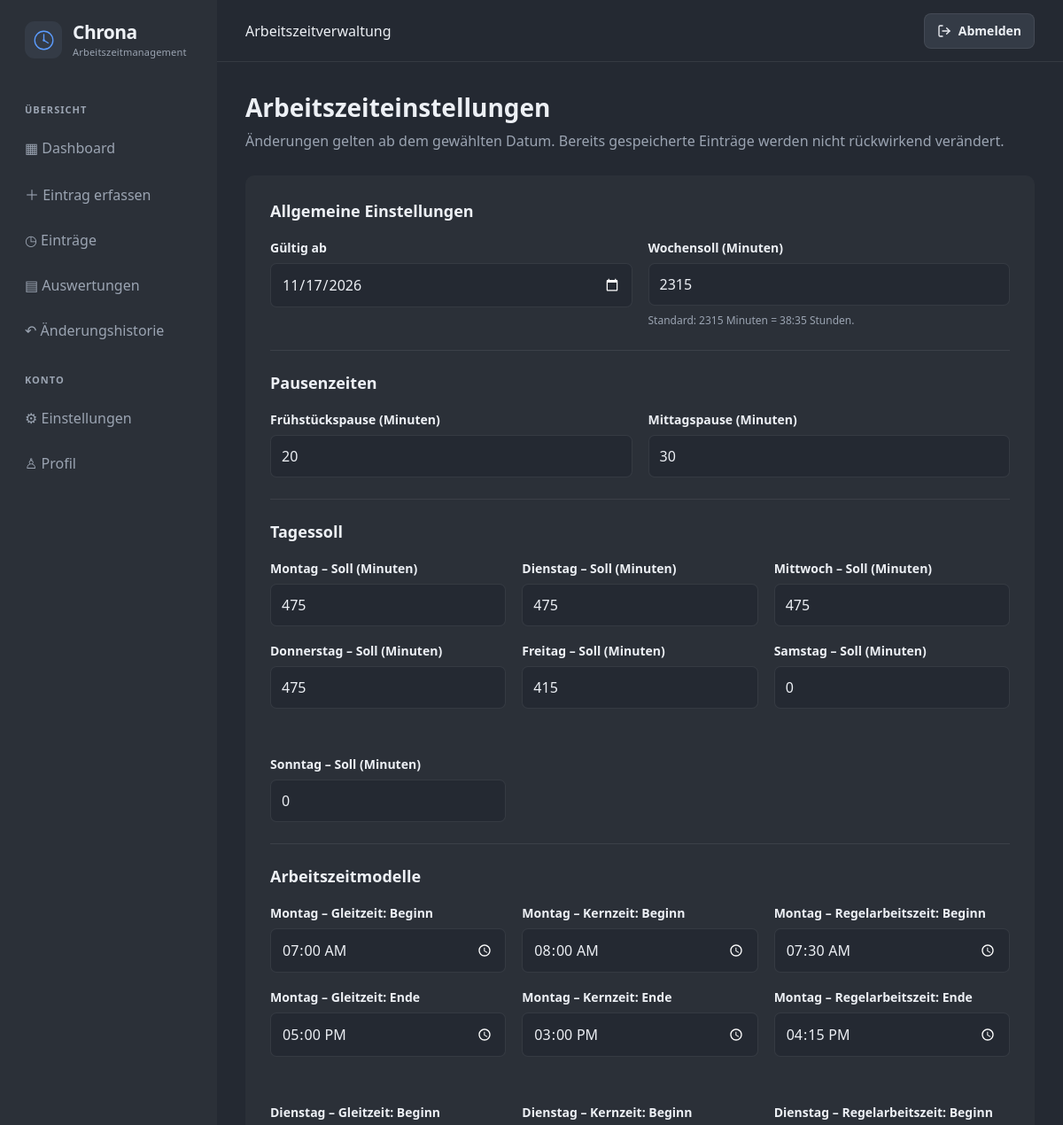
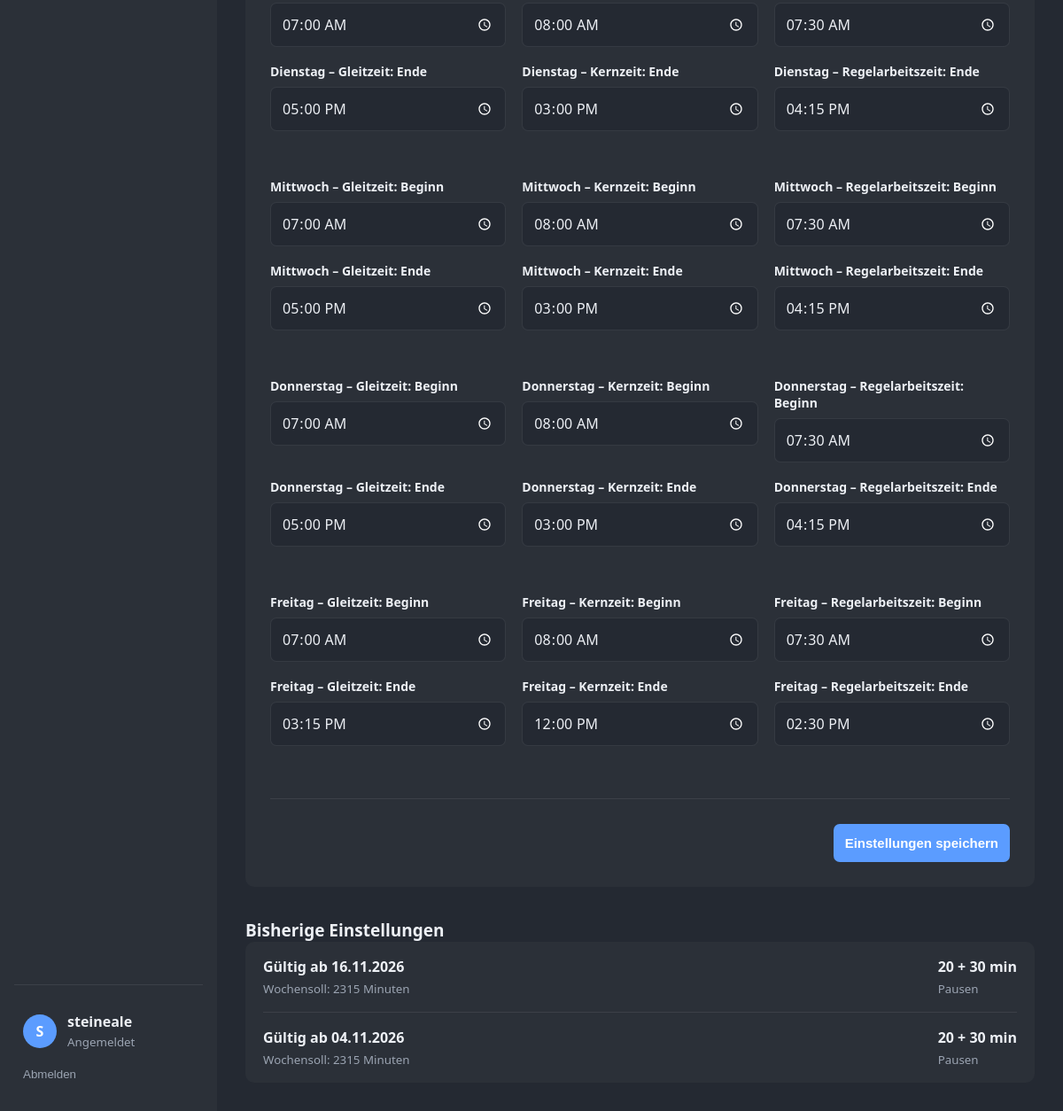
The app's page /einstellungen/ (signed in) with its own data (2 pictures, top to bottom).
### arbeitszeit/models.py (models this page shows, shortened)
class ArbeitszeitEinstellung(models.Model):
    benutzer = models.ForeignKey(
        settings.AUTH_USER_MODEL,
        on_delete=models.CASCADE,
        related_name="arbeitszeit_einstellungen",
    )
    gueltig_ab = models.DateField()
    wochen_soll = models.PositiveIntegerField(default=2315)
    tages_soll = models.JSONField(default=standard_tages_soll)
    fruehstueckspause = models.PositiveIntegerField(default=20)
    mittagspause = models.PositiveIntegerField(default=30)
    zeiten = models.JSONField(default=standard_arbeitszeiten)
    erstellt_am = models.DateTimeField(auto_now_add=True)
    class Meta:
        ordering = ["-gueltig_ab"]
        constraints = [
            UniqueConstraint(
                fields=["benutzer", "gueltig_ab"],
                name="einstellung_pro_benutzer_und_stichtag",
            )
        ]

### arbeitszeit/views.py (the view)
# urls.py: path("einstellungen/", views.einstellungen, name="einstellungen"),
@login_required
def einstellungen(request):
    aktuelle = einstellung_fuer_datum(request.user, timezone.localdate())
    if request.method == "POST":
        form = ArbeitszeitEinstellungForm(request.POST, einstellung=aktuelle)
        tages_initial = {
            f"tag_{tag}": (
                aktuelle.tages_soll.get(tag, 0) if aktuelle else
                {"0": 475, "1": 475, "2": 475, "3": 475, "4": 415, "5": 0, "6": 0}[tag]
            )
            for tag, _ in WOCHEN_TAGE
        }
        zeiten_initial = {}
        basis_zeiten = aktuelle.zeiten if aktuelle else {}
        for tag, _ in WOCHEN_TAGE[:5]:
            for modell, _ in ARBEITSZEIT_MODELLE:
                standard = (
                    basis_zeiten.get(tag, {}).get(modell)
                    or (
                        {"flex": ["07:00", "17:00"], "kern": ["08:00", "15:00"],
                         "regel": ["07:30", "16:15"]}
                        if tag != "4"
                        else {"flex": ["07:00", "15:15"], "kern": ["08:00", "12:00"],
                              "regel": ["07:30", "14:30"]}
                    )[modell]
                )
                zeiten_initial[f"{tag}_{modell}_start"] = standard[0]
                zeiten_initial[f"{tag}_{modell}_ende"] = standard[1]
        tages_form = TagesSollForm(request.POST, initial=tages_initial)
        zeiten_form = ArbeitszeitenForm(request.POST, initial=zeiten_initial)
        if form.is_valid() and tages_form.is_valid() and zeiten_form.is_valid():
            tages_soll = {
                tag: tages_form.cleaned_data[f"tag_{tag}"]
                for tag, _ in WOCHEN_TAGE
            }
            zeiten = {}
            for tag, _ in WOCHEN_TAGE[:5]:
                zeiten[tag] = {}
                for modell, _ in ARBEITSZEIT_MODELLE:
                    beginn = zeiten_form.cleaned_data[f"{tag}_{modell}_start"]
                    ende = zeiten_form.cleaned_data[f"{tag}_{modell}_ende"]
                    if beginn and ende and ende <= beginn:
                        zeiten_form.add_error(
                            f"{tag}_{modell}_ende",
                            "Das Ende muss nach dem Beginn liegen.",
                        )
                    elif bool(beginn) != bool(ende):
                        zeiten_form.add_error(
                            f"{tag}_{modell}_ende",
                            "Beginn und Ende müssen beide angegeben werden.",
                        )
                    zeiten[tag][modell] = [
                        beginn.strftime("%H:%M") if beginn else "",
                        ende.strftime("%H:%M") if ende else "",
                    ]
            if not zeiten_form.errors:
                gueltig_ab = form.cleaned_data["gueltig_ab"]
                _, created = ArbeitszeitEinstellung.objects.update_or_create(
                    benutzer=request.user,
                    gueltig_ab=gueltig_ab,
                    defaults={
                        "wochen_soll": form.cleaned_data["wochen_soll"],
                        "tages_soll": tages_soll,
                        "fruehstueckspause": form.cleaned_data["fruehstueckspause"],
                        "mittagspause": form.cleaned_data["mittagspause"],
                        "zeiten": zeiten,
                    },
                )
                messages.success(
                    request,
                    (
                        "Einstellungen wurden gespeichert und gelten ab dem gewählten Datum."
                        if created else
                        "Einstellungen für das gewählte Datum wurden aktualisiert."
                    ),
                )
                return redirect("einstellungen")
    else:
        initial = {
            "gueltig_ab": timezone.localdate(),
            "wochen_soll": aktuelle.wochen_soll if aktuelle else 2315,
            "fruehstueckspause": aktuelle.fruehstueckspause if aktuelle else 20,
            "mittagspause": aktuelle.mittagspause if aktuelle else 30,
        }
        form = ArbeitszeitEinstellungForm(initial=initial)
        tages_initial = {
            f"tag_{tag}": (
                aktuelle.tages_soll.get(tag, 0) if aktuelle else
                {"0": 475, "1": 475, "2": 475, "3": 475, "4": 415, "5": 0, "6": 0}[tag]
            )
            for tag, _ in WOCHEN_TAGE
        }
        tages_form = TagesSollForm(initial=tages_initial)
        zeiten_initial = {}
        basis_zeiten = aktuelle.zeiten if aktuelle else {}
        for tag, _ in WOCHEN_TAGE[:5]:
            for modell, _ in ARBEITSZEIT_MODELLE:
                standard = (
                    basis_zeiten.get(tag, {}).get(modell)
                    or (
                        {"flex": ["07:00", "17:00"], "kern": ["08:00", "15:00"],
                         "regel": ["07:30", "16:15"]}
                        if tag != "4"
                        else {"flex": ["07:00", "15:15"], "kern": ["08:00", "12:00"],
                              "regel": ["07:30", "14:30"]}
                    )[modell]
                )
                zeiten_initial[f"{tag}_{modell}_start"] = standard[0]
                zeiten_initial[f"{tag}_{modell}_ende"] = standard[1]
        zeiten_form = ArbeitszeitenForm(initial=zeiten_initial)
    return render(
        request,
        "arbeitszeit/einstellungen.html",
        {
            "form": form,
            "tages_soll_form": tages_form,
            "zeiten_form": zeiten_form,
            "einstellungen": ArbeitszeitEinstellung.objects.filter(
                benutzer=request.user
            ).order_by("-gueltig_ab"),
        },
    )

### arbeitszeit/views.py
class ArbeitszeitEinstellungForm(forms.Form):
    gueltig_ab = forms.DateField(
        label="Gültig ab",
        widget=forms.DateInput(attrs={"type": "date"}, format="%Y-%m-%d"),
        input_formats=["%Y-%m-%d"],
    )
    wochen_soll = forms.IntegerField(
        label="Wochensoll (Minuten)",
        min_value=0,
        initial=2315,
    )
    fruehstueckspause = forms.IntegerField(
        label="Frühstückspause (Minuten)",
        min_value=0,
        initial=20,
    )
    mittagspause = forms.IntegerField(
        label="Mittagspause (Minuten)",
        min_value=0,
        initial=30,
    )
    def __init__(self, *args, einstellung=None, **kwargs):
        self.einstellung = einstellung
        initial = kwargs.setdefault("initial", {})
        if einstellung:
            initial.setdefault("gueltig_ab", timezone.localdate())
            initial.setdefault("wochen_soll", einstellung.wochen_soll)
            initial.setdefault("fruehstueckspause", einstellung.fruehstueckspause)
            initial.setdefault("mittagspause", einstellung.mittagspause)
        else:
            initial.setdefault("gueltig_ab", timezone.localdate())
        super().__init__(*args, **kwargs)

class TagesSollForm(forms.Form):
    pass

### arbeitszeit/context_processors.py (called while the page is built)
def user_theme(request):
    if request.user.is_authenticated:
        profil = getattr(request.user, "profil", None)
        if profil:
            return {
                "user_theme": profil.theme
            }
    return {
        "user_theme": "Dunkel"
    }

### arbeitszeit/views.py (called while the page is built)
def einstellung_fuer_datum(benutzer, datum):
    return (
        ArbeitszeitEinstellung.objects.filter(
            benutzer=benutzer,
            gueltig_ab__lte=datum,
        )
        .order_by("-gueltig_ab")
        .first()
    )

### arbeitszeit/templates/arbeitszeit/einstellungen.html (shortened to what this page needs)
{% extends "arbeitszeit/base.html" %}
{% block content %}
<div class="page-header">
    <div>
        <h1>Arbeitszeiteinstellungen</h1>
        <p>Änderungen gelten ab dem gewählten Datum. Bereits gespeicherte Einträge werden nicht rückwirkend verändert.</p>
    </div>
</div>
<div class="form-card settings-card">
    <form method="post" novalidate>
        <section class="settings-section">
            <h2>Allgemeine Einstellungen</h2>
            <div class="settings-grid settings-grid-2">
                <div class="form-field">
                    <label for="{{ form.gueltig_ab.id_for_label }}">Gültig ab</label>
                    {{ form.gueltig_ab }}
                </div>
                <div class="form-field">
                    <label for="{{ form.wochen_soll.id_for_label }}">Wochensoll (Minuten)</label>
                    {{ form.wochen_soll }}
                    <small class="field-help">Standard: 2315 Minuten = 38:35 Stunden.</small>
                </div>
            </div>
        </section>
        <section class="settings-section">
            <h2>Pausenzeiten</h2>
            <div class="settings-grid settings-grid-2">
                <div class="form-field">
                    <label for="{{ form.fruehstueckspause.id_for_label }}">Frühstückspause (Minuten)</label>
                    {{ form.fruehstueckspause }}
                </div>
                <div class="form-field">
                    <label for="{{ form.mittagspause.id_for_label }}">Mittagspause (Minuten)</label>
                    {{ form.mittagspause }}
                </div>
            </div>
        </section>
        <section class="settings-section">
            <h2>Tagessoll</h2>
            <div class="settings-grid settings-grid-3 worktime-grid">
                {% for field in tages_soll_form %}
                    <div class="form-field">
                        <label for="{{ field.id_for_label }}">{{ field.label }}</label>
                        {{ field }}
                    </div>
                {% endfor %}
            </div>
        </section>
        <section class="settings-section">
            <h2>Arbeitszeitmodelle</h2>
            <div class="settings-grid settings-grid-3 worktime-grid">
                {% for field in zeiten_form %}
                    <div class="form-field">
                        <label for="{{ field.id_for_label }}">{{ field.label }}</label>
                        {{ field }}
                    </div>
                {% endfor %}
            </div>
        </section>
        <div class="form-actions">
            <button type="submit" class="primary-button">Einstellungen speichern</button>
        </div>
    </form>
</div>
<section class="dashboard-section">
    <h2>Bisherige Einstellungen</h2>
    <div class="entry-list">
        {% for einstellung in einstellungen %}
            <article class="entry-row">
                <div class="entry-main">
                    <strong>Gültig ab {{ einstellung.gueltig_ab|date:"d.m.Y" }}</strong>
                    <small>Wochensoll: {{ einstellung.wochen_soll }} Minuten</small>
                </div>
                <div class="entry-work">
                    <strong>{{ einstellung.fruehstueckspause }} + {{ einstellung.mittagspause }} min</strong>
                    <small>Pausen</small>
                </div>
            </article>
        {% empty %}
            <div class="empty-state">Keine Einstellungen vorhanden.</div>
        {% endfor %}
    </div>
</section>
{% endblock %}

### arbeitszeit/templates/arbeitszeit/base.html (shortened to what this page needs)
{% load static %}
<!DOCTYPE html>
<html lang="de" data-theme="{{ user_theme|default:'Dunkel' }}">
<head>
    <link rel="stylesheet" href="{% static 'arbeitszeit/style.css' %}">
</head>
<body>
{% if user.is_authenticated %}
<div class="app-layout">
    <aside class="sidebar">
        <a class="sidebar-brand" href="{% url 'dashboard' %}">
            <span class="brand-mark">
                <svg viewBox="0 0 48 48" aria-hidden="true">
                    <circle cx="24" cy="24" r="17"
                            fill="none"
                            stroke="currentColor"
                            stroke-width="2.2"/>
                    <path d="M24 13 V24 L32 29"
                        fill="none"
                        stroke="currentColor"
                        stroke-width="2.2"
                        stroke-linecap="round"
                        stroke-linejoin="round"/>
                    <circle cx="24" cy="24" r="2"
                            fill="currentColor"/>
                </svg>
            </span>
            <span class="brand-copy">
                <span class="brand-name">Chrona</span>
                <span class="brand-subtitle">Arbeitszeitmanagement</span>
            </span>
        </a>
        <nav class="sidebar-nav" id="sidebar-nav" aria-label="Hauptnavigation">
            <span class="nav-label">ÜBERSICHT</span>
            <a href="{% url 'dashboard' %}" class="nav-item">▦ Dashboard</a>
            <a href="{% url 'eintrag_erfassen' %}" class="nav-item">＋ Eintrag erfassen</a>
            <a href="{% url 'eintraege' %}" class="nav-item">◷ Einträge</a>
            <a href="{% url 'auswertungen' %}" class="nav-item">▤ Auswertungen</a>
            <a href="{% url 'historie' %}" class="nav-item">↶ Änderungshistorie</a>
            <span class="nav-label">KONTO</span>
            <a href="{% url 'einstellungen' %}" class="nav-item">⚙ Einstellungen</a>
            <a href="{% url 'profil' %}" class="nav-item">♙ Profil</a>
        </nav>
        <div class="sidebar-footer">
            <div class="user-info">
                <div class="user-avatar">{{ user.username|first|upper }}</div>
                <div><strong>{{ user.username }}</strong><small>Angemeldet</small></div>
            </div>
            <form method="post" action="{% url 'logout' %}">
                <button type="submit" class="logout-button">Abmelden</button>
            </form>
        </div>
    </aside>
    <main class="main-content">
        <header class="topbar">
            <span>Arbeitszeitverwaltung</span>
            <form
                method="post"
                action="{% url 'logout' %}"
                class="topbar-logout-form"
                onsubmit="return confirm('Möchtest du dich wirklich abmelden?');"
            >
                <button type="submit" class="topbar-logout-button">
                    <i data-lucide="log-out" aria-hidden="true"></i>
                    Abmelden
                </button>
            </form>
        </header>
        <section class="page-content">
            {% block content %}{% endblock %}
        </section>
    </main>
</div>
{% endif %}
</body>
</html>

### records on screen
ArbeitszeitEinstellung: gueltig_ab "16.11.2026", wochen_soll "2315", fruehstueckspause "20", mittagspause "30"
ArbeitszeitEinstellung: gueltig_ab "04.11.2026", wochen_soll "2315", fruehstueckspause "20", mittagspause "30"

### other values on screen
{{ user.username|first|upper }} "S"
{{ user.username }} "steineale"
{{ field.label }} "Montag – Soll (Minuten)" "Dienstag – Soll (Minuten)" "Mittwoch – Soll (Minuten)" "Donnerstag – Soll (Minuten)" "Freitag – Soll (Minuten)" "Samstag – Soll (Minuten)" "Sonntag – Soll (Minuten)"
{{ field.label }} "Montag – Gleitzeit: Beginn" "Montag – Kernzeit: Beginn" "Montag – Regelarbeitszeit: Beginn" "Montag – Gleitzeit: Ende" "Montag – Kernzeit: Ende" "Montag – Regelarbeitszeit: Ende" "Dienstag – Gleitzeit: Beginn" "Dienstag – Kernzeit: Beginn" "Dienstag – Regelarbeitszeit: Beginn" "Dienstag – Gleitzeit: Ende" "Dienstag – Kernzeit: Ende" "Dienstag – Regelarbeitszeit: Ende" "Mittwoch – Gleitzeit: Beginn" "Mittwoch – Kernzeit: Beginn" "Mittwoch – Regelarbeitszeit: Beginn" "Mittwoch – Gleitzeit: Ende" "Mittwoch – Kernzeit: Ende" "Mittwoch – Regelarbeitszeit: Ende" "Donnerstag – Gleitzeit: Beginn" "Donnerstag – Kernzeit: Beginn" "Donnerstag – Regelarbeitszeit: Beginn" "Donnerstag – Gleitzeit: Ende" "Donnerstag – Kernzeit: Ende" "Donnerstag – Regelarbeitszeit: Ende" "Freitag – Gleitzeit: Beginn" "Freitag – Kernzeit: Beginn" "Freitag – Regelarbeitszeit: Beginn" "Freitag – Gleitzeit: Ende" "Freitag – Kernzeit: Ende" "Freitag – Regelarbeitszeit: Ende"
